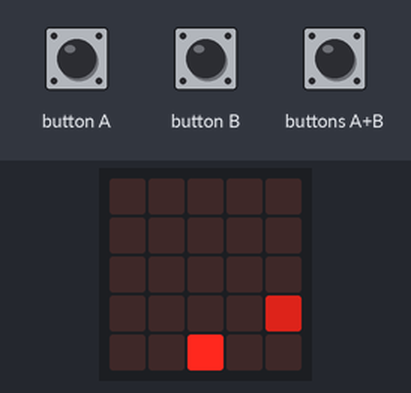
The program below on a simulated BBC micro:bit (MakeCode). Shown: the board's 5×5 LED display. The test bench sets the inputs (shaded band). Random numbers come from a fixed seed; the short countdown, score and lost-life animations are approximate.

Above: at 1.2 s.
1.3 s: button A pressed for 0.15 s
At 1.9 s:
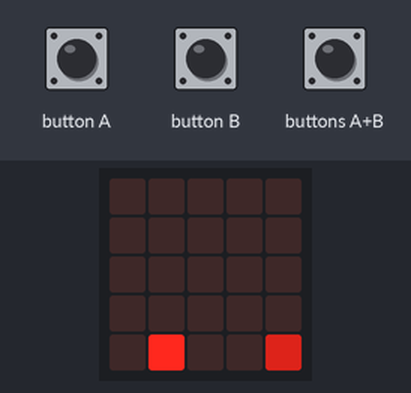
2.0 s: button B pressed for 0.15 s
At 2.6 s:
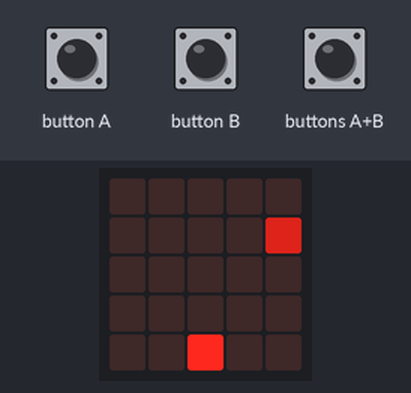
2.7 s: buttons A+B pressed for 0.15 s
At 2.92 s:
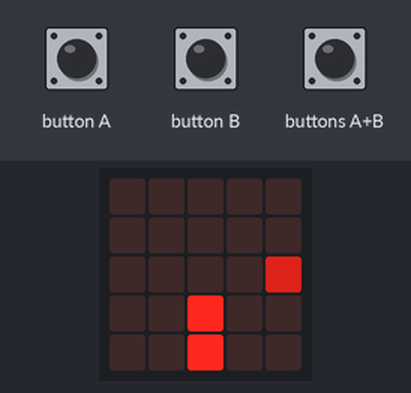
3.4 s: button B pressed for 0.15 s
At 4.0 s:
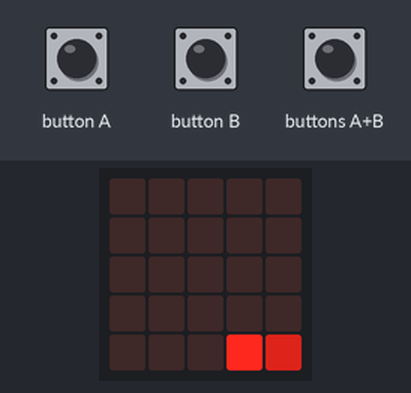
4.1 s: button A pressed for 0.15 s
At 4.7 s:
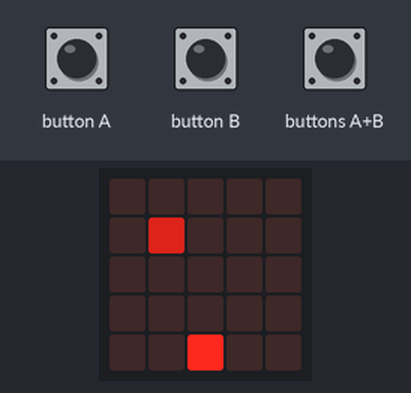
4.8 s: buttons A+B pressed for 1 s
At 6.02 s:
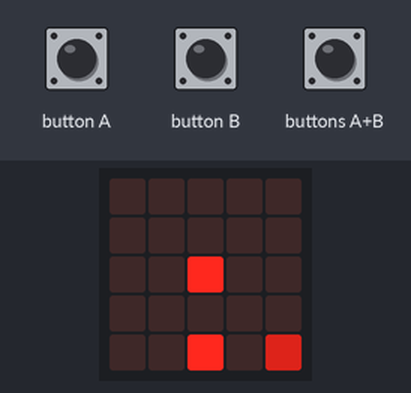
Timing chart, 0 to 7.8 s (numbered marks = the images above; inputs shaded):
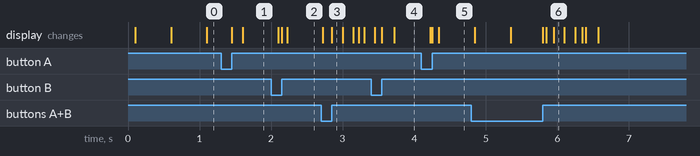

The program:

main.ts
```typescript
input.onButtonPressed(Button.A, function () {
    lion.move(-1)
})
input.onButtonPressed(Button.AB, function () {
    shoot = game.createSprite(lion.get(LedSpriteProperty.X), lion.get(LedSpriteProperty.Y))
    shoot.change(LedSpriteProperty.Brightness, 80)
    for (let index = 0; index < 4; index++) {
        shoot.change(LedSpriteProperty.Y, -1)
        basic.pause(150)
        if (shoot.isTouching(enemy)) {
            game.addScore(1)
            enemy.delete()
            shoot.delete()
        }
    }
    shoot.delete()
})
input.onButtonPressed(Button.B, function () {
    lion.move(1)
})
let enemy: game.LedSprite = null
let shoot: game.LedSprite = null
let lion: game.LedSprite = null
lion = game.createSprite(2, 4)
game.setScore(0)
basic.forever(function () {
    enemy = game.createSprite(randint(0, 4), 0)
    enemy.set(LedSpriteProperty.Brightness, 150)
    basic.pause(100)
    enemy.turn(Direction.Right, 50)
    for (let index = 0; index < 4; index++) {
        enemy.move(1)
        basic.pause(500)
    }
    if (enemy.isTouching(lion)) {
        game.gameOver()
    }
    if (enemy.isTouchingEdge()) {
        enemy.delete()
    }
})
```

test.ts
```typescript
// 在這裡測試；當此封包作為擴充功能時，將不會編譯此內容。
```
